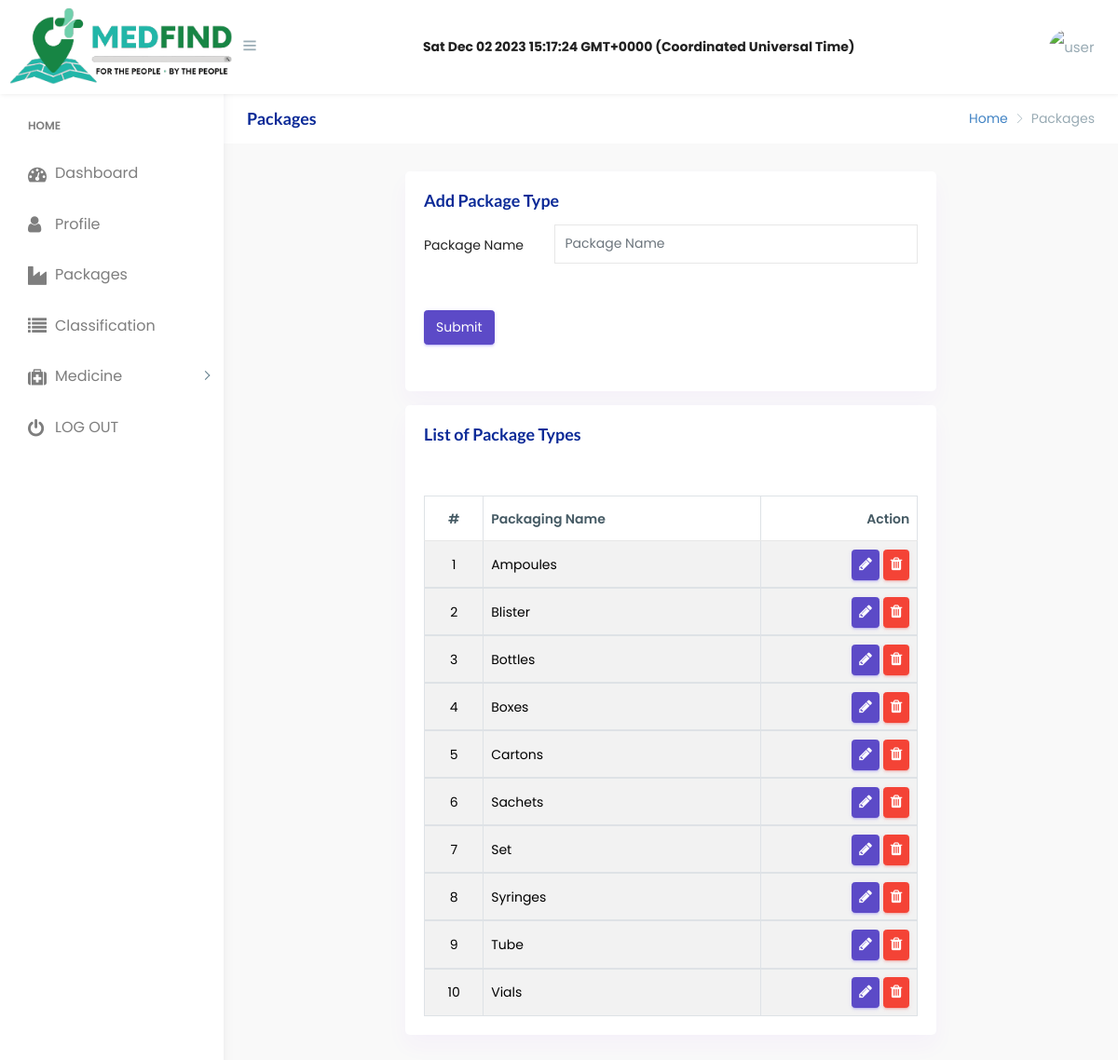
Page /brand.php (signed in) on the committed database.
### tables this page shows
CREATE TABLE `packaging` (
  `pack_id` int(11) NOT NULL,
  `pack_name` varchar(255) DEFAULT NULL
);

### brand.php (the view, shortened to what this page needs)
<?php include('./constant/layout/head.php');?>
<?php include('./constant/layout/header.php');?>
<?php include('./constant/layout/sidebar.php');?>
<?php include('./constant/connect.php');
$sql = "SELECT*from packaging order by pack_name ASC";
$result = $connect->query($sql);
?>
<link href="css/jquery.datatables.css" rel="stylesheet">
<div class="page-wrapper">
    <div class="row page-titles">
        <div class="col-md-5 align-self-center">
            <h3 class="text-primary">Packages</h3> </div>
                <div class="col-md-7 align-self-center">
                    <ol class="breadcrumb">
                        <li class="breadcrumb-item"><a href="javascript:void(0)">Home</a></li>
                        <li class="breadcrumb-item active">Packages</li>
                    </ol>
                </div>
        </div>
        <div class="container-fluid">
            <div class="col-lg-8" style="margin:auto;">
                <div class="card card-body">
                    <h3 class="text-primary">Add Package Type</h3>
                    <form class="form-horizontal" method="POST"  id="submitBrandForm" action="action/createBrand.php" enctype="multipart/form-data">
                        <div class="form-group">
                            <div class="row">
                                <label class="col-sm-3 control-label">Package Name</label>
                                    <div class="col-sm-9">
                                        <input type="text"  class="form-control"id="pack_name" placeholder="Package Name" name="pack_name"  required=""/>
                                    </div>
                            </div>
                        </div>
                        <button type="submit" name="create" id="createBrandBtn" class="btn btn-primary btn-flat m-b-30 m-t-30">Submit</button>
                    </form>
                </div>
                <div class="card">
                    <h3 class="text-primary">List of Package Types</h3>
                    <div class="table-responsive m-t-40">
                        <table id="table2" class="table table-bordered table-striped">
                            <thead>
                                <tr>
                                    <th class="text-center">#</th>
                                    <th>Packaging Name</th>
                                    <th>Action</th>
                                </tr>
                            </thead>
                            <tbody>
                                <?php
                                    $i = 0;
                                    foreach ($result as $row) {
                                    $i++;
                                ?>
                                <tr style="color:black">
                                    <td class="text-center" style="color:black"><?=$i?></td>
                                    <td style="color:black"><?php echo $row['pack_name'] ?></td>
                                    <td>
                                        <a href="editbrand.php?id=<?php echo $row['pack_id']?>"><button type="button" class="btn btn-xs btn-primary" ><i class="fa fa-pencil"></i></button></a>
                                        <a href="action/removeBrand.php?id=<?php echo $row['pack_id']?>" ><button type="button" class="btn btn-xs btn-danger" onclick="return confirm('Are you sure to delete this record?')"><i class="fa fa-trash"></i></button></a>
                                    </td>
                                </tr>
                            </tbody>
                            <?php   } ?>
                        </table>
                    </div>
                </div>
            </div>
        </div>
    </div>
</div>
<?php include('./constant/layout/footer.php');?>

### constant/layout/head.php (shortened to what this page needs)
<!DOCTYPE html>
<html lang="en">
<head>
    <link href="assets/css/lib/chartist/chartist.min.css" rel="stylesheet">
  <link href="assets/css/lib/owl.carousel.min.css" rel="stylesheet" />
    <link href="assets/css/lib/owl.theme.default.min.css" rel="stylesheet" />
    <link href="assets/css/lib/bootstrap/bootstrap.min.css" rel="stylesheet">
    <link href="assets/css/helper.css" rel="stylesheet">
    <link href="assets/css/style.css" rel="stylesheet">
 <link rel="stylesheet" href="assets/css/lib/html5-editor/bootstrap-wysihtml5.css" />
 <link href="assets/css/lib/calendar2/semantic.ui.min.css" rel="stylesheet">
    <link href="assets/css/lib/calendar2/pignose.calendar.min.css" rel="stylesheet">
     <link href="assets/css/lib/sweetalert/sweetalert.css" rel="stylesheet">
     <link href="assets/css/lib/datepicker/bootstrap-datepicker3.min.css" rel="stylesheet">
</head>
<body class="fix-header fix-sidebar">

### constant/layout/header.php (shortened to what this page needs)
<div id="main-wrapper">
    <div class="header">
        <nav class="navbar top-navbar navbar-expand-md navbar-light">
            <div class="navbar-header">
                <a class="navbar-brand" href="dashboard.php">
                    <b><img src="./assets/uploadImage/Logo/headermedfind.png" style="width: 100%; margin-top: 8px; margin-left: 10px; margin-bottom: 10px" alt="homepage" class="dark-logo" style="width:100%;height:auto;"/></b>
                </a>
            </div>
            <div class="navbar-collapse">
                <ul class="navbar-nav  mt-md-0">
                    <li class="nav-item m-l-10"> <a class="nav-link sidebartoggler hidden-sm-down text-muted  " href="javascript:void(0)"><i class="ti-menu"></i></a> </li>
                </ul>
                <div class="ml-lg-5 pl-lg-5 d-lg-block d-none">
              <b id="time" class="ml-lg-5 pl-lg-5"></b>
             </div>
             <ul class="navbar-nav my-lg-0 ml-auto">
                 <li class="nav-item dropdown">
                     <a class="nav-link dropdown-toggle text-muted  " href="pharm_prof.php" data-toggle="dropdown" aria-haspopup="true" aria-expanded="false">
                         <img src="./assets/uploadImage/Profile/pharmacist.png" alt="user" class="profile-pic" /></a>
                 </li>
             </ul>
         </div>
     </nav>
 </div>

### constant/layout/sidebar.php (shortened to what this page needs)
<div class="left-sidebar">
    <div class="scroll-sidebar">
        <nav class="sidebar-nav">
            <ul id="sidebarnav">
                <li class="nav-label" style="margin-top: 50px">Home</li>
                <li> <a href="dashboard.php" aria-expanded="false"><i class="fa fa-tachometer"></i><span class="hide-menu">Dashboard</span></a>
                </li>
                <li> <a href="pharm_prof.php" aria-expanded="false"><i class="fa fa-user"></i><span class="hide-menu">Profile</span></a>
                </li>
                <li> <a href="brand.php" aria-expanded="false"><i class="fa fa-industry"></i><span class="hide-menu">Packages</span></a>
                </li>
                <li> <a href="categories.php" aria-expanded="false"><i class="fa fa-list"></i><span class="hide-menu">Classification</span></a>
                </li>
            <?php if(isset($_SESSION['userId'])) { ?>
                <li> <a class="has-arrow" href="#" aria-expanded="false"><i class="fa fa-medkit"></i><span class="hide-menu">Medicine</span></a>
                </li>
            <?php }?>
            <?php if(isset($_SESSION['userId'])) { ?>
                        <li> <a href="./constant/logout.php" aria-expanded="false"><i class="fa fa-power-off"></i><span class="hide-menu">LOG OUT</span></a>
                    </ul>
            <?php }?>
        </nav>
    </div>
</div>

### constant/layout/footer.php (shortened to what this page needs)
</body>
</html>

### assets/css/helper.css (style rules this page uses)
.m-t-30 { margin-top: 30px!important; }
.m-t-40 { margin-top: 40px!important; }
.m-b-30 { margin-bottom: 30px!important; }
.m-l-10 { margin-left: 10px!important; }

### rows in the picture
packaging: pack_name "Ampoules"
packaging: pack_name "Blister"
packaging: pack_name "Bottles"
packaging: pack_name "Boxes"
packaging: pack_name "Cartons"
packaging: pack_name "Sachets"
packaging: pack_name "Set"
packaging: pack_name "Syringes"
packaging: pack_name "Tube"
packaging: pack_name "Vials"
